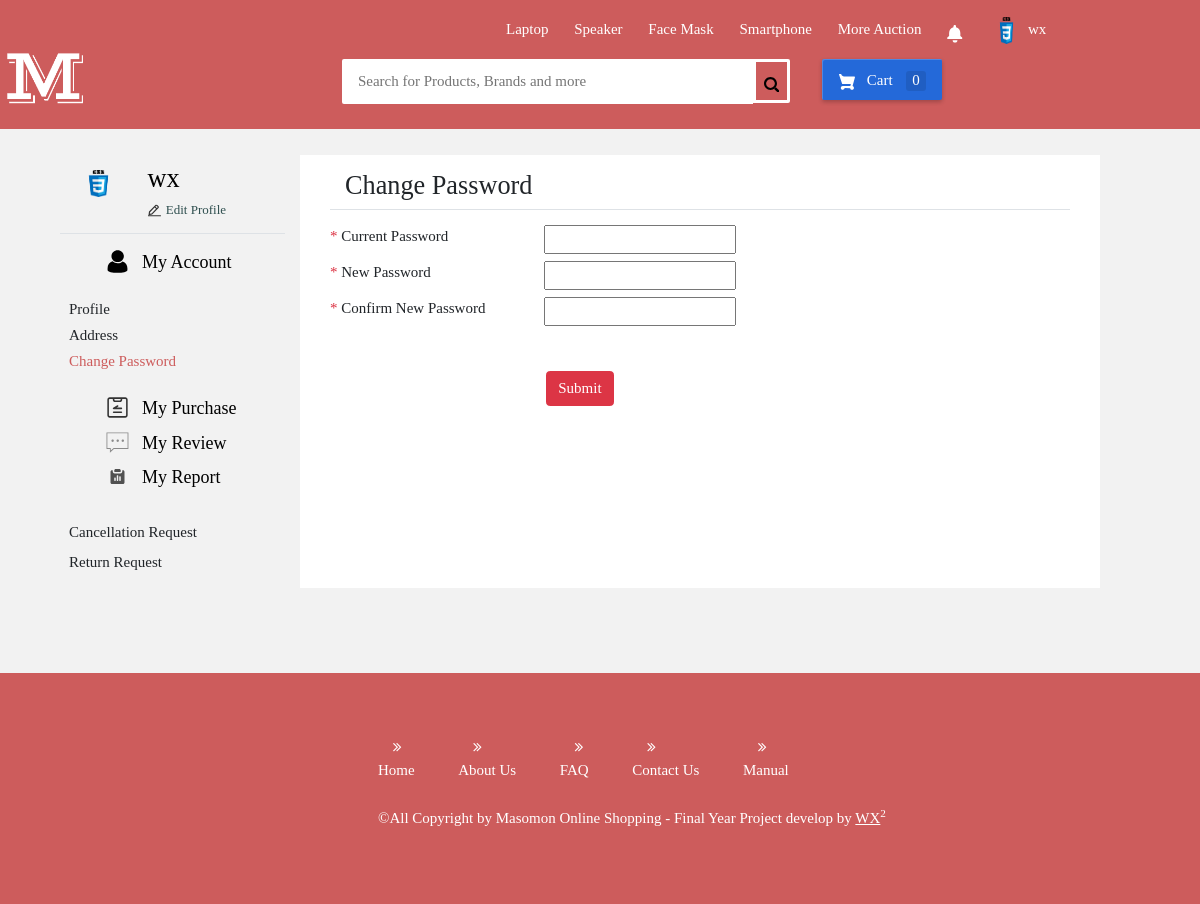
Screenshot of /user/changePassword.php (signed in) with the database file from the repository.
### tables this page shows
CREATE TABLE `user` (
  `userId` varchar(255) NOT NULL,
  `userName` varchar(255) NOT NULL,
  `firstName` varchar(255) NOT NULL,
  `lastName` varchar(255) NOT NULL,
  `email` varchar(255) NOT NULL,
  `phoneNo` int(11) NOT NULL,
  `gender` varchar(6) NOT NULL,
  `birthday` date NOT NULL,
  `image` varchar(255) NOT NULL,
  `password` varchar(255) NOT NULL,
  `create_date` timestamp NULL DEFAULT NULL,
  `lastLogin` timestamp NOT NULL DEFAULT current_timestamp()
);

### user/changePassword.php (the view, shortened to what this page needs)
<?php
include("../config.php");
?>
<!DOCTYPE html>
<html lang="en">
<head>
    <link rel="stylesheet" href="../css/reset.css">
    <link rel="stylesheet" href="../css/homestyle.css">
    <link rel="stylesheet" href="../css/userAccount.css">
    <link href="//maxcdn.bootstrapcdn.com/bootstrap/4.0.0/css/bootstrap.min.css" rel="stylesheet" id="bootstrap-css">
    <link href="//maxcdn.bootstrapcdn.com/bootstrap/4.1.1/css/bootstrap.min.css" rel="stylesheet" id="bootstrap-css">
    <link rel="stylesheet" href="https://stackpath.bootstrapcdn.com/font-awesome/4.7.0/css/font-awesome.min.css" />
</head>
<body>
    <?php require '../user/header.php' ?>
    <div class="col-md-12 profile-container">
        <div class="row">
            <div class="col-md-3 mobile-account-changePassword-box" style="padding-left:5%;">
                <div class="col-md-12 border border-top-0 border-left-0 border-right-0 p-sm-2 imges-box-underline">
                    <a href="../user/profile.php">
                        <div class="row">
                            <?php
                                if($_SESSION['userId']){
                                    $user_id = $_SESSION['userId'];
                                    $User = "SELECT userName,image FROM user WHERE userId = '$user_id'";
                                    $resultUser = $conn->query($User);
                                    if($resultUser ->num_rows>0){
                                        while($row = $resultUser ->fetch_assoc()){
                                            $user_name = $row['userName'];
                                            $user_image = $row['image'];
                            ?>
                                <div class="col-md-4 p-2 images-position">
                                    <img src="../images/profileImage/<?php echo $user_image;?>" class="rounded-circle" alt="" width="60%" height="60%">
                                </div>
                                <div class="col-md-8">
                                    <h3 class="imges-box-underline"><?php echo $user_name;?></h3>
                                    <h5 class="imges-box-underline">
                                    Edit Profile</h5>
                                </div>
                            <?php
                                        }
                                    }
                                }
                            ?>
                        </div>
                    </a>
                </div>
                <div class="col-md-12 pt-3">
                    <div class="row pl-5">
                        <a href="../user/profile.php" class="profile-account-link">My Account</a>
                            <ul class="account-ul-text">
                                <li class="pt-1 profile-bar-link" onclick='window.location.href="../user/profile.php"'> Profile </li>
                                <li class="pt-1 profile-bar-link"  onclick='window.location.href="../user/address.php"'> Address </li>
                                <li class="pt-1 profile-bar-link link-active"  onclick='window.location.href="../user/changePassword.php"'>Change Password </li>
                            </ul>
                    </div>
                    <div class="row pl-5 pt-2">
                        <a href="../user/purchasePage.php" class="profile-account-link">My Purchase</a>
                    </div>
                    <div class="row pl-5 pt-2 ">
                        <a href="../user/myReview.php" class="profile-account-link ">My Review</a>
                    </div>
                   <div class="row pl-5 pt-2">
                        <a href="../user/" class="profile-account-link" style="pointer-events:none">My Report</a>
                            <ul class="account-ul-text pt-1">
                                <li class="pt-2 profile-bar-link" onclick='window.location.href="../user/cancellationRequest.php"'>Cancellation Request</li>
                                <li class="pt-2 profile-bar-link" onclick='window.location.href="../user/returnRequest.php"'>Return Request</li>
                            </ul>
                    </div>
                </div>
            </div>
            <div class="col-md-8 changePassword-container" style="background:white;">
            <form action="" method="post" >
                    <div class="row m-3">
                        <div class="col-md-12 border border-left-0 border-top-0 border-right-0">
                            <h3>Change Password</h3>
                        </div>
                    </div>
                    <div class="col-md-8">
                            <div class="row mt-2">
                                <div class="col-md-5"><span class="text-danger">*</span> Current Password</div>
                                <div class="col-md-7">
                                    <input type="password" name="oldpass" id="">
                                </div>
                            </div>
                            <div class="row mt-2">
                                <div class="col-md-5"><span class="text-danger">*</span> New Password</div>
                                <div class="col-md-7">
                                    <input type="password" name="oldpass" id="">
                                </div>
                            </div>
                            <div class="row mt-2">
                                <div class="col-md-5"><span class="text-danger">*</span> Confirm New Password</div>
                                <div class="col-md-7">
                                    <input type="password" name="oldpass" id="">
                                </div>
                            </div>
                            <div class="row mt-5">
                                    <button type="submit" class="btn btn-danger changePassword-submit-btn">Submit</button>
                            </div>
                    </div>
            </form>
            </div>
        </div>
    </div>
    <?php require '../user/footer.php' ?>
</body>
</html>

### user/header.php (shortened to what this page needs)
<div class="header-box">
 <div id="flipkart-navbar">
         <div class="container">
             <div class="row row1">
                 <ul class="largenav pull-right">
                     <li class="upper-links"><a class="links" href="../user/searchProduct.php?query=Laptop">Laptop</a></li>
                     <li class="upper-links"><a class="links" href="../user/searchProduct.php?query=Speaker">Speaker</a></li>
                     <li class="upper-links"><a class="links" href="../user/searchProduct.php?query=Face Mask">Face Mask</a></li>
                     <li class="upper-links"><a class="links" href="../user/searchProduct.php?query=Smartphone">Smartphone</a></li>
                     <li class="upper-links"><a class="links" href="../user/auctionProduct.php">More Auction</a></li>
                     <li class="upper-links">
                         <a class="links" href="#">
                         </a>
                     </li>
                     <li class="upper-links">
                             <div class="account-info" id="showAccountBox">
                                 <?php
                                 if(isset($_SESSION['username'])){
                                     $user = $_SESSION['username'];
                                     $GetImage = "select image from user where userName ='$user'";
                                     $resultgetImage=$conn->query($GetImage);
                                     if($resultgetImage->num_rows>0){
                                         while($row = $resultgetImage->fetch_assoc()){
                                             $userImage = $row['image'];
                                 ?>
                                     <img src="../images/profileImage/<?php echo $userImage;?>" alt="" class="account-images">
                                     <span><?php echo $user ;?></span>
                                 <?php
                                             }
                                         }
                                     }else{ ?>
                                 <img src="../images/userIcon.png" alt="" class="account-images">
                                 <span>unlogin</span>
                                <?php
                                }
                                ?>
                             </div>
                     </li>
                 </ul>
             </div>
             <div class="row row2">
                 <div class="col-sm-2 header-content-box">
                     <a href="../user/home.php" style="text-decoration:none;color:black">
                     <h1 style="margin:0px;"><span class="logobox largenav">
                         <img src="../images/user.png"  title="home page" alt="masomon logo" width=100% height=100%>
                     </span></h1>
                     </a>
                 </div>
                 <form id="nav-search">
                     <div class="flipkart-navbar-search smallsearch col-sm-7 col-xs-11">
                         <div class="row mobile-mode-search-bar">
                             <input class="flipkart-navbar-input col-xs-11" type="text" placeholder="Search for Products, Brands and more" name="query" id="inputKeyword">
                             <button type="button" id="searchProductBtn" class="flipkart-navbar-button col-xs-1" name="search">
                             </button>
                         </div>
                 <div class="cart largenav col-sm-2" id="shoppingbag">
                     <a class="cart-button" href="../user/cart.php">
                          Cart
                         <?php
                         if(isset($_SESSION['username'])){
                             $created_date =  date("Y-m-d H:i:s");
                             $userId = $_SESSION['userId'];
                             $countSql = "select count(cartIntegrationId) as countTotal from cartIntegration where userId = '$userId' and cartintegration.cartId = '' AND (cartintegration.detentionPeriod = '0000-00-00 00:00:00' OR cartintegration.detentionPeriod >= '$created_date')";
                             $resultCount = $conn->query($countSql);
                             if($resultCount->num_rows > 0){
                                 while($row = $resultCount->fetch_assoc()){
                                     $CartAvailableCount = $row['countTotal'];
                                 }
                         ?>
                             <span class="item-number "><?php echo $CartAvailableCount;?></span>
                         <?php }else { ?>
                             <span class="item-number ">0</span>
                         <?php }
                         }?>
                     </a>
                 </div>
                 </form>
             </div>
         </div>
     </div>
 </div>

### css/homestyle.css (style rules this page uses)
#flipkart-navbar { background-color: #CD5C5C; color: #FFFFFF; position: fixed; width: 100%; z-index: 100; top: 0; }
.row1 { padding-top: 10px; padding-left: 465px; }
.flipkart-navbar-input { padding: 11px 16px; border-radius: 2px 0 0 2px; border: 0 none; outline: 0 none; font-size: 15px; color:black; width: 91.7%; }
.flipkart-navbar-button { background-color: #CD5C5C; border: 3px solid white; border-radius: 0 2px 2px 0; color: #565656; padding: 10px 0; height: 44px; cursor: pointer; width: 8.3%; }
.header-content-box { height: 60px; }
.header-content-box h1 { margin-top: -5px; display: none; }
.logobox { width: 210px; height: 140px; position: absolute; right: 31px; bottom: -18px; }
.cart-button { background-color: #2469d9; box-shadow: 0 2px 4px 0 rgba(0, 0, 0, .23), inset 1px 1px 0 0 hsla(0, 0%, 100%, .2); padding: 10px 0; text-align: center; height: 41px; border-radius: 2px; font-weight: 500; width: 120px; display: inline-block; color: #FFFFFF; text-decoration: none; color: inherit; border: none; outline: none; margin-left: 60%; }
.cart-svg { display: inline-block; width: 16px; height: 16px; vertical-align: middle; margin-right: 8px; }
.item-number { border-radius: 3px; background-color: rgba(0, 0, 0, .1); height: 20px; padding: 3px 6px; font-weight: 500; display: inline-block; color: #fff; line-height: 12px; margin-left: 10px; }
#nav-search { width: 80%; }
.upper-links { display: inline-block; padding: 0 11px; line-height: 23px; font-family: 'Roboto', sans-serif; letter-spacing: 0; color: inherit; border: none; outline: none; font-size: 12px; }
.links { color: #fff; text-decoration: none; }
.upper-links .account-info { display: -webkit-box; display: -ms-flexbox; -webkit-box-align: center; -ms-flex-align: center; align-items: center; height: 34px; padding: 7px 15px 0px 4px; -webkit-box-sizing: border-box; box-sizing: border-box; color: white; cursor: pointer }
.account-info .account-images { width: 27px; height: 27px; margin-right: 8px; border-radius: 50%; }
.largenav { display: none; }
.smallsearch { margin-left: 15px; margin-top: 15px; }
.flipkart-navbar-search { margin: 0% 2% 1% 16%; display: flex; }
.mobile-mode-search-bar { width: 100%; }
@media screen and (min-width: 800px) { .header-content-box { margin: 10px 15px 0px -39px; } }
@media screen and (min-width: 800px) { .largenav { display: block; } }
@media screen and (min-width: 800px) { .header-content-box h1 { display: block; } }
.btn { display: inline-block; font-weight: 400; text-align: center; white-space: nowrap; vertical-align: middle; -webkit-user-select: none; -moz-user-select: none; -ms-user-select: none; user-select: none; border: 1px solid transparent; padding: .375rem .75rem; font-size: 1rem; line-height: 1.5; border-radius: .25rem; transition: color .15s ease-in-out,background-color .15s ease-in-out,border-color .15s ease-in-out,box-shadow .15s ease-in-out; }

### css/userAccount.css (style rules this page uses)
body { background-color: #f2f2f2!important; }
.profile-container { top:155px; }
.imges-box-underline { color: black; }
.imges-box-underline:nth-child(2) { font-size: small; color: darkslategray; }
.images-position { width: 50%; height: 50%; float: right; position: relative; left: 8%; }
.profile-account-link { color: black; position: relative; left: 12px; font-size: 18px; height: 20%; }
.account-ul-text { margin-top: 10%; margin-left: -20%; }
.link-active { color:#CD5C5C; }
.changePassword-submit-btn { margin-left: 45%; }

### rows the page displays
user: image (picture), userName "wx"

### other values shown
$CartAvailableCount "0"
